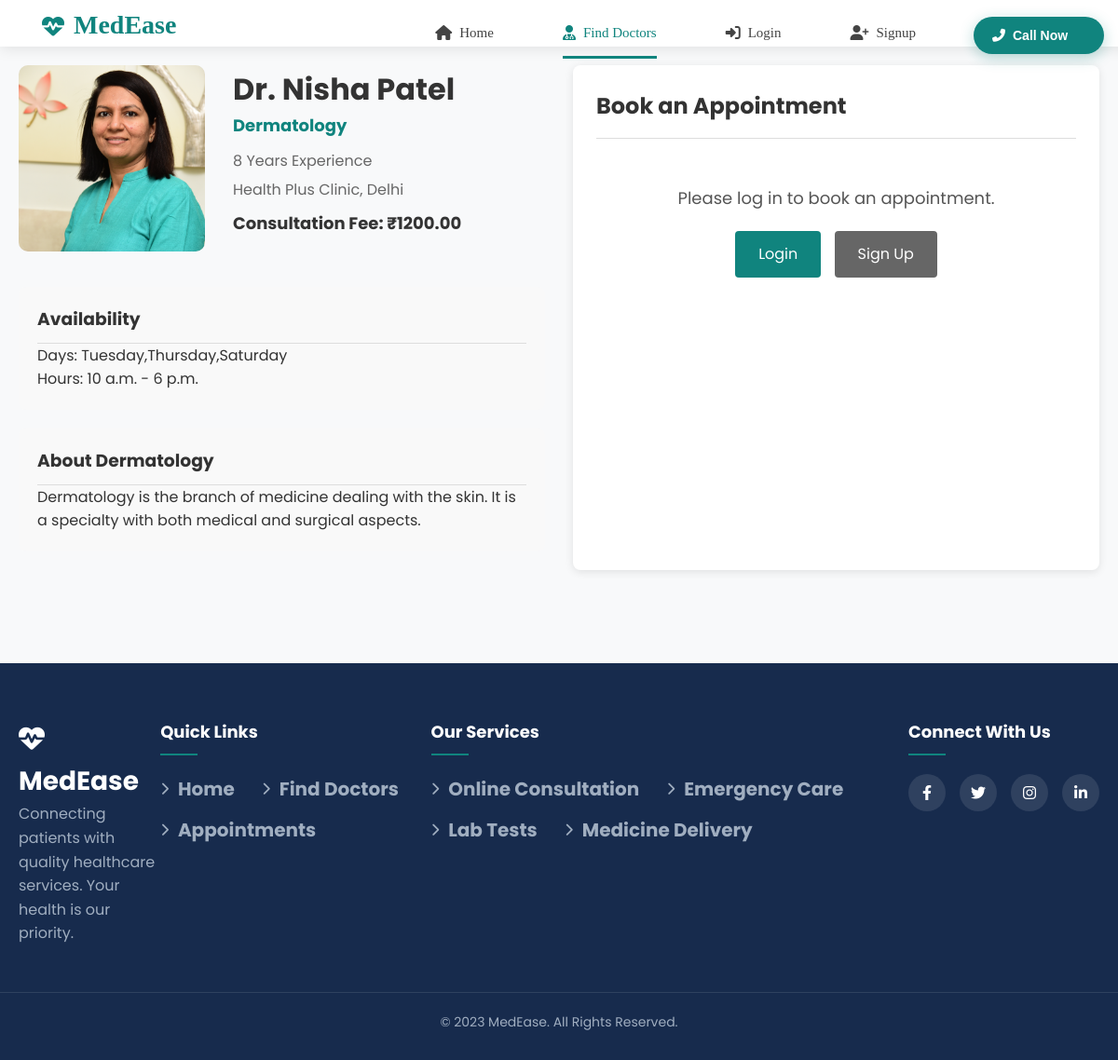
The app's page /doctors/2/ with its own data.
### members/models.py (models this page shows, shortened)
class Doctor(models.Model):
    user = models.OneToOneField(User, on_delete=models.CASCADE, related_name='doctor_profile')
    speciality = models.ForeignKey(Speciality, on_delete=models.SET_NULL, null=True)
    experience = models.PositiveIntegerField(default=0)  # Experience in years
    fee = models.DecimalField(max_digits=10, decimal_places=2)
    location = models.ForeignKey(Location, on_delete=models.SET_NULL, null=True)
    available_days = models.CharField(max_length=100, default="Monday-Friday")  # e.g. "Monday,Wednesday,Friday"
    available_time_start = models.TimeField(default="09:00")
    available_time_end = models.TimeField(default="17:00")
    profile_image = models.CharField(max_length=200, default="/static/images/profilePhotos/doctor-avatar.png")  # Path to profile image

class User(AbstractUser):
    username=None
    email=models.EmailField(unique=True)
    mobile=models.CharField(max_length=14)
    city=models.CharField(max_length=100)
    is_patient = models.BooleanField(default=True)
    is_doctor = models.BooleanField(default=False)
    is_hospital_admin = models.BooleanField(default=False)
    objects=UserManager()
    USERNAME_FIELD='email'
    REQUIRED_FIELDS=[]

class Speciality(models.Model):
    name = models.CharField(max_length=100)
    description = models.TextField(blank=True, null=True)
    image = models.CharField(max_length=200, blank=True, null=True)  # Path to image
    class Meta:
        verbose_name_plural = "Specialities"

class Location(models.Model):
    name = models.CharField(max_length=100)
    address = models.TextField()
    city = models.CharField(max_length=100)
    state = models.CharField(max_length=100)
    pincode = models.CharField(max_length=10)

### members/views.py (the view)
# urls.py: path('doctors/<int:doctor_id>/', member_views.doctor_detail, name='doctor_detail'),
def doctor_detail(request, doctor_id):
    doctor = get_object_or_404(Doctor, id=doctor_id)
    available_dates = []
    today = timezone.now().date()
    for i in range(7):
        date = today + datetime.timedelta(days=i)
        day_name = date.strftime('%A')
        if day_name in doctor.available_days:
            available_dates.append(date)
    context = {
        'doctor': doctor,
        'available_dates': available_dates
    }
    return render(request, 'doctor_detail.html', context)

### templates/doctor_detail.html (shortened to what this page needs)
{% extends 'base.html' %}
{% block content %}
<div class="doctor-detail-container">
    <div class="doctor-profile">
        <div class="doctor-header">
            <div class="doctor-img">
                <img src="{{ doctor.profile_image }}" alt="Dr. {{ doctor.user.first_name }} {{ doctor.user.last_name }}">
            </div>
            <div class="doctor-basic-info">
                <h1>Dr. {{ doctor.user.first_name }} {{ doctor.user.last_name }}</h1>
                <p class="doctor-specialty">{{ doctor.speciality.name }}</p>
                <p class="doctor-experience">{{ doctor.experience }} Years Experience</p>
                <p class="doctor-location">{{ doctor.location.name }}, {{ doctor.location.city }}</p>
                <p class="doctor-fee">Consultation Fee: ₹{{ doctor.fee }}</p>
            </div>
        </div>
        <div class="doctor-availability-info">
            <h3>Availability</h3>
            <p>Days: {{ doctor.available_days }}</p>
            <p>Hours: {{ doctor.available_time_start }} - {{ doctor.available_time_end }}</p>
        </div>
        {% if doctor.speciality.description %}
        <div class="doctor-speciality-info">
            <h3>About {{ doctor.speciality.name }}</h3>
            <p>{{ doctor.speciality.description }}</p>
        </div>
        {% endif %}
    </div>
    <div class="appointment-booking-section">
        <h2>Book an Appointment</h2>
        {% if user.is_authenticated %}
            {% if available_dates %}
            <form method="POST" action="{% url 'book_appointment' doctor.id %}" class="booking-form">
                {% csrf_token %}
                <div class="form-group">
                    <label for="appointment_date">Select Date:</label>
                    <select name="appointment_date" id="appointment_date" required>
                        <option value="">Select a date</option>
                        {% for date in available_dates %}
                        <option value="{{ date|date:'Y-m-d' }}">{{ date|date:'l, F j, Y' }}</option>
                        {% endfor %}
                    </select>
                </div>
                <div class="form-group">
                    <label for="appointment_time">Select Time:</label>
                    <select name="appointment_time" id="appointment_time" required>
                        <option value="">Select a time</option>
                        {% with start_time=doctor.available_time_start|time:'H:i' end_time=doctor.available_time_end|time:'H:i' %}
                            {% with start_hour=start_time|slice:':2'|add:'0' end_hour=end_time|slice:':2'|add:'0' %}
                                {% for hour in range %}
                                    {% if hour >= start_hour and hour < end_hour %}
                                    <option value="{{ hour }}:00">{{ hour }}:00</option>
                                    <option value="{{ hour }}:30">{{ hour }}:30</option>
                                    {% endif %}
                                {% endfor %}
                            {% endwith %}
                        {% endwith %}
                        <option value="09:00">09:00 AM</option>
                        <option value="09:30">09:30 AM</option>
                        <option value="10:00">10:00 AM</option>
                        <option value="10:30">10:30 AM</option>
                        <option value="11:00">11:00 AM</option>
                        <option value="11:30">11:30 AM</option>
                        <option value="12:00">12:00 PM</option>
                        <option value="12:30">12:30 PM</option>
                        <option value="14:00">02:00 PM</option>
                        <option value="14:30">02:30 PM</option>
                        <option value="15:00">03:00 PM</option>
                        <option value="15:30">03:30 PM</option>
                        <option value="16:00">04:00 PM</option>
                        <option value="16:30">04:30 PM</option>
                        <option value="17:00">05:00 PM</option>
                    </select>
                </div>
                <div class="form-group">
                    <label for="symptoms">Symptoms (Optional):</label>
                    <textarea name="symptoms" id="symptoms" rows="4" placeholder="Describe your symptoms or reason for consultation"></textarea>
                </div>
                <div class="form-actions">
                    <button type="submit" class="book-btn">Book Appointment</button>
                </div>
            </form>
            {% else %}
            <div class="no-availability">
                <p>The doctor is not available for appointments in the next 7 days.</p>
                <p>Please check back later or select another doctor.</p>
                <a href="{% url 'search_doctors' %}" class="back-btn">Back to Doctors</a>
            </div>
            {% endif %}
        {% else %}
        <div class="login-required">
            <p>Please log in to book an appointment.</p>
            <a href="{% url 'login' %}?next={% url 'doctor_detail' doctor.id %}" class="login-btn">Login</a>
            <a href="{% url 'signup' %}" class="signup-btn">Sign Up</a>
        </div>
        {% endif %}
    </div>
</div>
{% endblock %}

### static/css/style.css (style rules this page uses)
* { text-decoration: none; padding: 0; margin: 0; }

### templates/doctor_detail.html (style rules this page uses)
.doctor-detail-container { max-width: 1200px; margin: 0 auto; padding: 20px; display: grid; grid-template-columns: 1fr 1fr; gap: 30px; }
.doctor-header { display: flex; margin-bottom: 30px; }
.doctor-img { flex: 0 0 200px; margin-right: 30px; }
.doctor-img img { width: 100%; border-radius: 10px; }
.doctor-basic-info h1 { margin-top: 0; color: #333; }
.doctor-specialty { color: #10847e; font-weight: bold; font-size: 18px; margin-bottom: 10px; }
.doctor-experience, .doctor-location { margin: 5px 0; color: #666; }
.doctor-fee { font-weight: bold; font-size: 18px; margin: 10px 0; }
.doctor-availability-info, .doctor-speciality-info { background-color: #f9f9f9; padding: 20px; border-radius: 8px; margin-bottom: 20px; }
.doctor-availability-info h3, .doctor-speciality-info h3 { margin-top: 0; color: #333; border-bottom: 1px solid #ddd; padding-bottom: 10px; }
.appointment-booking-section { background-color: white; padding: 25px; border-radius: 8px; box-shadow: 0 2px 10px rgba(0,0,0,0.1); }
.appointment-booking-section h2 { margin-top: 0; color: #333; border-bottom: 1px solid #ddd; padding-bottom: 15px; margin-bottom: 20px; }
.book-btn, .back-btn, .login-btn, .signup-btn { display: inline-block; padding: 12px 25px; background-color: #10847e; color: white; text-decoration: none; border: none; border-radius: 4px; font-size: 16px; cursor: pointer; transition: background-color 0.3s; }
.signup-btn { background-color: #666; margin-left: 10px; }
.login-required, .no-availability { text-align: center; padding: 30px 0; }
.login-required p, .no-availability p { margin-bottom: 20px; color: #555; font-size: 18px; }

### templates/base.html (style rules this page uses)
body { font-family: 'Poppins', sans-serif; margin: 0; padding: 0; background-color: #f8f9fa; color: #333; line-height: 1.6; }

### records on screen
Doctor: profile_image (picture), user.first_name "Nisha", user.last_name "Patel", speciality.name "Dermatology", experience "8", location.name "Health Plus Clinic", location.city "Delhi", fee "1200.00", available_days "Tuesday,Thursday,Saturday", available_time_start "10 a.m.", available_time_end "6 p.m.", speciality.description "Dermatology is the branch of medicine dealing with the skin. It is a specialty with both medical and surgical aspects."
